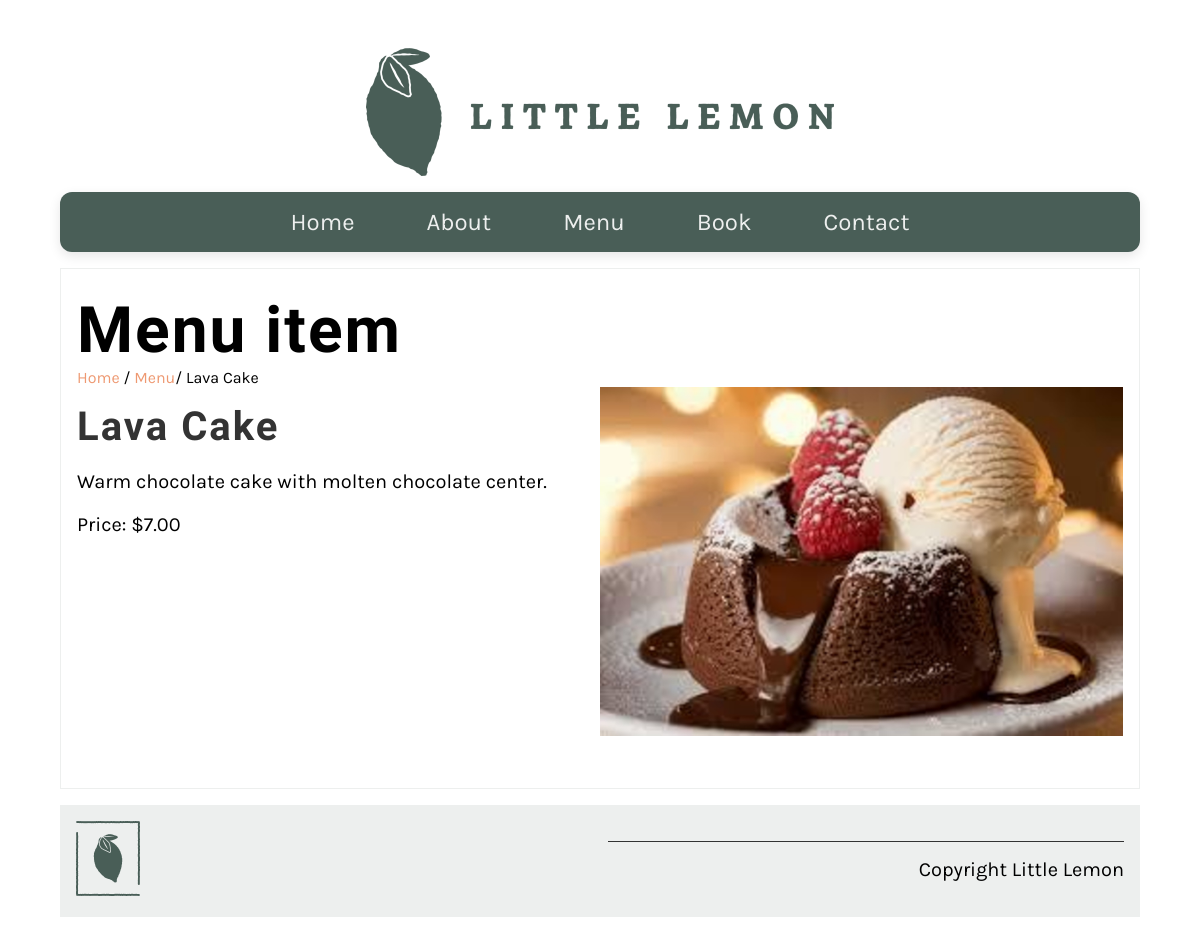
Page /menu_item/4/ on the committed database.
### restaurant/models.py (models this page shows, shortened)
class Menu(models.Model):
   name=models.CharField(max_length=200)
   price=models.IntegerField(null=False)
   menu_item_description=models.TextField(max_length=1000, default=' ')

### restaurant/views.py (the view)
# urls.py: path('menu_item/<int:pk>/', views.display_menu_item, name="menu_item"),
def display_menu_item(request, pk=None):
    if pk:
        menu_item = Menu.objects.get(pk=pk)
    else:
        menu_item = ""
    return render(request, 'menu_item.html', {"menu_item": menu_item})

### restaurant/templates/menu_item.html
{% extends 'base.html' %}
{% load static %}
{% block content %}
<section>
<article>
<h1>Menu item</h1>
<span>
<a href="{% url 'home' %}">Home</a> /
<a href="{% url 'menu' %}">Menu</a>/
{{menu_item.name}}
</span>
<div class="row">
<div class="column">
<h2>
{{ menu_item.name }}
</h2>
<p>
{{ menu_item.menu_item_description }}
</p>
<p>
Price: ${{ menu_item.price }}.00
</p>
</div>
<div class="column">
<img src="{% static 'img/menu_items/' %}{{menu_item.name}}.jpg" alt="{{ menu_item.name}}" />
</div>
</div>
</article>
</section>
{% endblock %}

### restaurant/static/css/style.css (style rules this page uses)
body { font-family: 'Karla', sans-serif; margin-top: 3rem; margin-bottom: 3rem; margin-left: 5%; margin-right: 5%; }
h1, h2, h3, h4, h5, h6 { font-family: 'Markazi Text', serif; letter-spacing: 2px; }
h1 { font-size: 4rem; margin-top: 1.5rem; margin-bottom: 0; }
h2 { font-size: 2.5rem; color: #333333; margin:1rem 0; }
p, ul { font-size: 1.25rem; }
a { color: #EE9972; text-decoration: none; }
section { display: flex; gap: 2rem 1rem; margin-top: 1rem; margin-bottom: 1rem; flex-direction: row; }
article { flex: 1; }
article img { max-width: 100%; }
main article { border: 1px solid #EDEFEE; padding-left: 1rem; padding-right: 1rem; }
.row { display: flex; flex-direction: row; width: 100%; padding-bottom: 1rem; }
.column { flex-basis: 50%; margin-bottom: 1rem; padding-bottom: 1rem; }

### rows in the picture
Menu: name "Lava Cake", menu_item_description "Warm chocolate cake with molten chocolate center.", price "7", name (picture)
